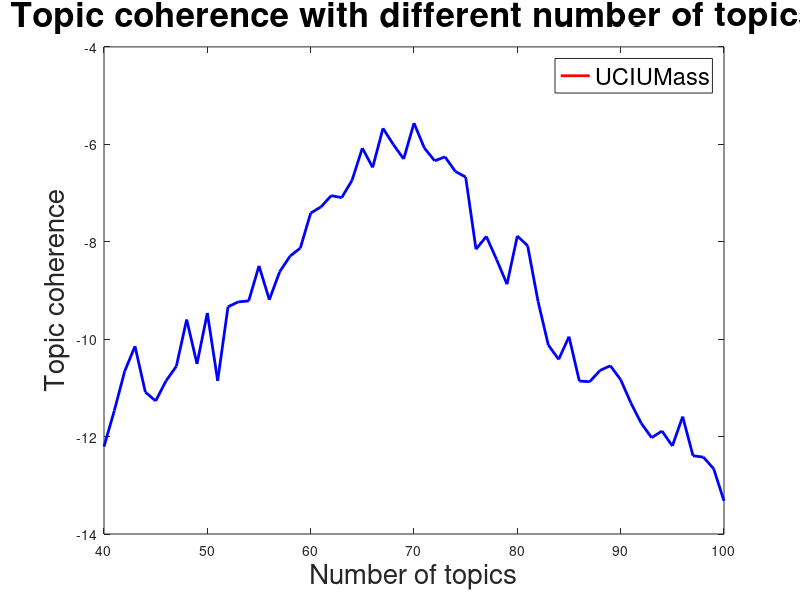

Reproduce this figure in MATLAB.
data_uci = load("Data/Result/France_50_result_uci.csv");
data_umass = load("Data/Result/France_50_result_umass.csv");

plot(data_uci(:,1), data_uci(:,2), "-r", "linewidth",2);
hold on

plot(data_umass(:,1), data_umass(:,2), "-b", "linewidth",2);


xlabel("Number of topics", "FontSize", 20);
ylabel("Topic coherence", "FontSize", 20);

title("Topic coherence with different number of topics", "FontSize", 25);
legend(["UCI","UMass"], "FontSize", 17);

hold off 

% 73 for Germany
% 70 for France